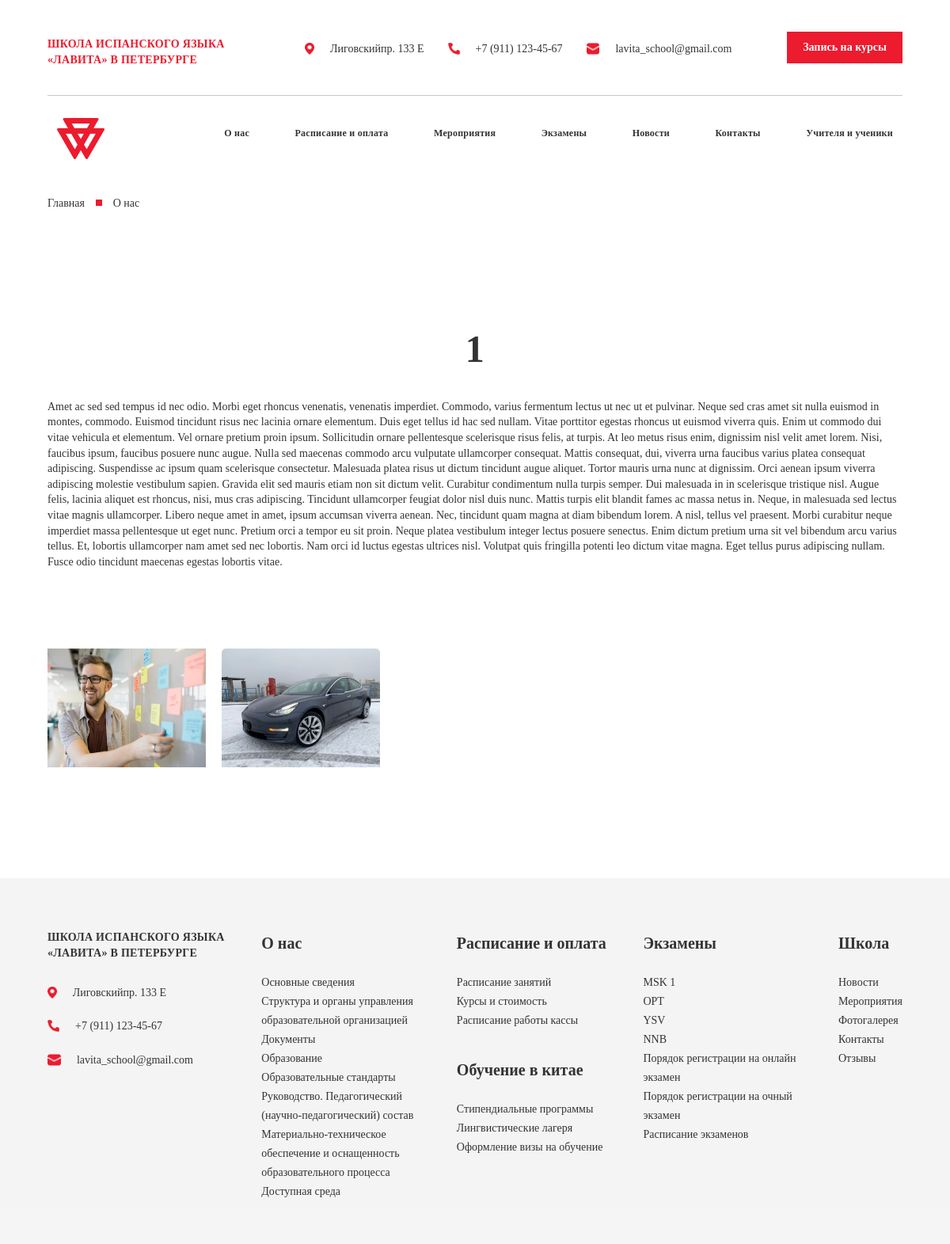
The page /about/ on the database its author committed.
### schoolapp/models.py (models this page shows, shortened)
class Logo(models.Model):
    logo = models.CharField(max_length=50 , blank=True)
    image = models.ImageField()

class About_text(models.Model):
    tag = models.CharField(max_length=155 , blank=True)
    text = models.TextField()

class About_image(models.Model):
    name = models.CharField(max_length=155 , blank=True)
    image = models.ImageField()

### schoolapp/views.py (the view)
# urls.py: path('about/' , about, name='about'),
def about(request):
    logo = Logo.objects.all()
    text = About_text.objects.all()
    image = About_image.objects.all()
    context = {
        'logo':logo,
        'text':text,
        'image':image,
    }
    return render(request , 'about.html' , context)

### templates/about.html
{% load static %}
{% include 'header.html' %}
    <div class="container_1"> <a href="{% url 'index' %}" class="a">Главная </a> <img class="img_a" src="../static/style/IMG/Rectangle 55.png"
    alt=""> <a href="{% url 'exam' %}" class="a">О нас</a></div>
    <div class="container_1">
        {% for i in text %}
        <div class="tags_h1">{{i.tag}}</div>
        <p class="about">{{i.text}}</p>
        {% endfor %}
    </div>
    <div class="container_1">
        <div class="images">
            {% for i in image %}
                <img class="image" src="{{i.image.url}}" alt="">
            {% endfor %}
        </div>
    </div>
    {% include 'footer.html' %}

### templates/header.html (shortened to what this page needs)
<!DOCTYPE html>
<html lang="en">
<head>
    <link rel="stylesheet" href="../static/style/style.css">
    <link rel="stylesheet" href="../static/style/style_2.css">
    <link href="https://cdn.jsdelivr.net/npm/bootstrap@5.3.3/dist/css/bootstrap.min.css" rel="stylesheet"
>
</head>
<body>
    <header>
        <div class="container_1">
            <nav class="nav1">
                <h1 class="nav1_h1">ШКОЛА ИСПАНСКОГО ЯЗЫКА <br>
                    «ЛАВИТА» В ПЕТЕРБУРГЕ</h1>
                <ul class="nav1_ul">
                    <li class="nav1_ul_li"><a class="nav1_ul_li" href=""><img src="../static/style/IMG/Vector (2).png" alt=""
                                class="nav1_ul_li_img">Лиговскийпр. 133 Е</a></li>
                    <li class="nav1_ul_li"><a class="nav1_ul_li" href=""><img src="../static/style/IMG/Vector (3).png" alt=""
                                class="nav1_ul_li_img">+7 (911) 123-45-67</a></li>
                    <li class="nav1_ul_li"><a class="nav1_ul_li" href=""><img src="../static/style/IMG/Vector (4).png" alt=""
                                class="nav1_ul_li_img">lavita_school@gmail.com</a></li>
                </ul>
                <a href="{% url 'contact' %}">
                  <button class="nav1_button">Запись на курсы</button>
                </a>
            </nav>
            <hr>
            <nav class="navbar navbar-expand-lg ">
                <div class="container-fluid nav2">
                  {% for i in logo %}
                  <div class="nav2_logo"><img src="{{i.image.url}}" alt="" class="nav2_logo_img"></div>
                  {% endfor %}
                  <div class="collapse navbar-collapse" id="navbarNav">
                    <ul class="navbar nav2_ul">
                        <li class="nav-item nav2_ul_li">
                            <a class=" nav2_ul_li_a" aria-current="page" href="{% url 'about' %}">О нас</a>
                          </li>
                          <li class="nav-item nav2_ul_li">
                            <a class=" nav2_ul_li_a" aria-current="page" href="{% url 'services' %}">Расписание и оплата</a>
                          </li>
                          <li class="nav-item nav2_ul_li">
                            <a class=" nav2_ul_li_a" aria-current="page" href="{% url 'evant' %}">Мероприятия</a>
                          </li>
                          <li class="nav-item nav2_ul_li">
                            <a class=" nav2_ul_li_a" aria-current="page" href="{% url 'exam' %}">Экзамены</a>
                          </li>
                          <li class="nav-item nav2_ul_li">
                            <a class=" nav2_ul_li_a" aria-current="page" href="{% url 'news' %}">Новости</a>
                          </li>
                          <li class="nav-item nav2_ul_li">
                            <a class=" nav2_ul_li_a" aria-current="page" href="{% url 'contact' %}">Контакты</a>
                          </li>
                          <li class="nav-item nav2_ul_li">
                            <a class=" nav2_ul_li_a" aria-current="page" href="{% url 'teachers' %}">Учителя и ученики</a>
                          </li>
                    </ul>
                  </div>
                </div>
              </nav>
        </div>
    </header>

### static/style/style.css (style rules this page uses)
* { padding: 0; margin: 0; }
hr { margin: 0px; padding: 0px; }
body { width: 100vw; }
a { text-decoration: none; }
li { list-style-type: none; }
.container_1 { max-width: 1240px; width: 90%; margin-top: 20px; margin: auto; }
.a { font-family: Circe; font-size: 14px; font-weight: 400; line-height: 19.6px; text-align: left; color: #333333; text-decoration: none; }
.img_a { margin-left: 10px; margin-right: 10px; }
header { width: 100%; display: flex; justify-content: center; margin-bottom: 30px; }
.nav1 { display: flex; justify-content: space-between; align-items: center; margin-bottom: 20px; margin-top: 20px; }
.nav1_h1 { color: #EC1B2E; font-family: Circe; font-size: 14px; font-weight: 700; line-height: 19.6px; letter-spacing: 0.02em; text-align: left; }
.nav1_ul { display: flex; justify-content: space-between; align-items: center; column-gap: 30px; }
.nav1_ul_li { list-style-type: none; text-decoration: none; color: #333333; font-family: Circe; font-size: 14px; font-weight: 400; line-height: 19.6px; text-align: left; display: flex; column-gap: 20px; align-items: center; }
.nav1_ul_li_img { height: 15px; }
.nav1_button { font-family: Circe; font-size: 14px; font-weight: 700; line-height: 19.6px; text-align: left; color: #FFFFFF; background: #EC1B2E; padding: 10px 20px 10px 20px; margin-bottom: 20px; border: none; }
.nav2 { display: flex; justify-content: space-between; align-items: center; width: 100%; }
.nav2_logo { width: 20%; }
.nav2_ul { width: 100%; display: flex; justify-content: space-between; align-items: center; text-align: left; column-gap: 10px; }
.nav2_ul_li_a { font-family: Circe; text-decoration: none; font-size: 12px; font-weight: 700; line-height: 19.6px; letter-spacing: 0.02em; text-align: left; color: #333333; margin-left: 0; padding-left: 0%; }
.tags_h1 { font-family: Circe; font-size: 48px; font-weight: 800; line-height: 67.2px; letter-spacing: 0.01em; text-align: center; color: #333333; text-align: center; margin-top: 140px; margin-bottom: 30px; }

### static/style/style_2.css (style rules this page uses)
* { padding: 0; margin: 0; }
hr { margin: 0px; padding: 0px; }
body { width: 100vw; }
a { text-decoration: none; }
li { list-style-type: none; }
.container_1 { max-width: 1240px; width: 90%; margin-top: 20px; }
.a { font-family: Circe; font-size: 14px; font-weight: 400; line-height: 19.6px; text-align: left; color: #333333; text-decoration: none; }
.img_a { margin-left: 10px; margin-right: 10px; }
header { width: 100%; display: flex; justify-content: center; margin-bottom: 30px; }
.nav1 { display: flex; justify-content: space-between; align-items: center; margin-bottom: 20px; margin-top: 20px; }
.nav1_h1 { color: #EC1B2E; font-family: Circe; font-size: 14px; font-weight: 700; line-height: 19.6px; letter-spacing: 0.02em; text-align: left; }
.nav1_ul { display: flex; justify-content: space-between; align-items: center; column-gap: 30px; }
.nav1_ul_li { list-style-type: none; text-decoration: none; color: #333333; font-family: Circe; font-size: 14px; font-weight: 400; line-height: 19.6px; text-align: left; display: flex; column-gap: 20px; align-items: center; }
.nav1_ul_li_img { height: 15px; }
.nav1_button { font-family: Circe; font-size: 14px; font-weight: 700; line-height: 19.6px; text-align: left; color: #FFFFFF; background: #EC1B2E; padding: 10px 20px 10px 20px; margin-bottom: 20px; border: none; }
.nav2 { display: flex; justify-content: space-between; align-items: center; width: 100%; }
.nav2_logo { width: 20%; }
.nav2_ul { width: 100%; display: flex; justify-content: space-between; align-items: center; text-align: left; column-gap: 10px; }
.nav2_ul_li_a { font-family: Circe; text-decoration: none; font-size: 12px; font-weight: 700; line-height: 19.6px; letter-spacing: 0.02em; text-align: left; color: #333333; margin-left: 0; padding-left: 0%; }
.tags_h1 { font-family: Circe; font-size: 48px; font-weight: 800; line-height: 67.2px; letter-spacing: 0.01em; text-align: center; color: #333333; text-align: center; margin-top: 140px; margin-bottom: 30px; }
.about { color: #333333; list-style-type: none; text-decoration: none; font-family: Circe; font-size: 14px; font-weight: 400; line-height: 19.6px; }
.images { display: flex; flex-wrap: wrap; margin-top: 100px; column-gap: 20px; }
.image { width: 200px; }

### rows shown on the page
Logo: image (picture)
About_text: tag "1", text "Amet ac sed sed tempus id nec odio. Morbi eget rhoncus venenatis, venenatis imperdiet. Commodo, varius fermentum lectus ut nec ut et pulvinar. Neque sed cras amet sit nulla euismod in montes, commodo. Euismod tincidunt risus nec lacinia ornare elementum. Duis eget tellus id hac sed nullam. Vitae porttitor egestas rhoncus ut euismod viverra quis. Enim ut commodo dui vitae vehicula et elementum. Vel ornare pretium proin ipsum. Sollicitudin ornare pellentesque scelerisque risus felis, at turpis. At leo metus risus enim, dignissim nisl velit amet lorem. Nisi, faucibus ipsum, faucibus posuere nunc augue. Nulla sed maecenas commodo arcu vulputate ullamcorper consequat. Mattis consequat, dui,…"
About_image: image (picture)
About_image: image (picture)
